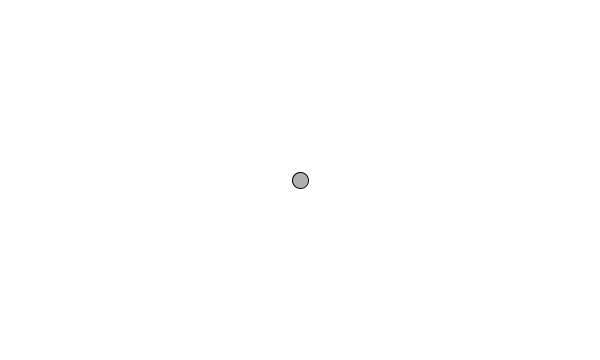
Frame 1 (no input)
Frame 60 (the mouse pressed at the canvas centre just before this capture): identical to frame 1, image omitted
Frame 120 (the mouse held since frame 60 and released just before this capture): identical to frame 1, image omitted

The Processing sketch that drew this single still picture (run headless with seeded random() and noise(); from frame 60 on, the mouse is pressed at the canvas centre):

// Processing sketch: Runner
// ── Runner.pde
class Mover{
 
  PVector location;
  PVector velocity;
  PVector acceleration;
  float topspeed;
  
  
  Mover(){
   
    location = new PVector(width/2,height/2);
    velocity = new PVector(0,0);
    acceleration = new PVector(0,0);
    topspeed = 5;
  }
  
  void update(){
    velocity.add(acceleration);
    velocity.limit(topspeed);
   location.add(velocity); 
   velocity.mult(0.99);

  }
  
  void display(){
   stroke(0);
   fill(175);
   ellipse(location.x,location.y,16,16);
  }
  
  void checkEdges(){
   if (location.x > width){
     location.x = 0;
   }
   else if(location.x < 0){
     location.x = width;
   }
   
   if (location.y > height){
     location.y = 0;
   }
   else if(location.y < 0){
     location.y = height;
   }
  }
}




Mover mover;

void setup(){
  size(600,360);
  mover = new Mover();

}


void draw(){
 
  background(255);
  mover.update();
  mover.checkEdges();
  mover.display();
  println(mover.velocity.mag()+" "+mover.acceleration.mag());
}



void keyPressed() {
  if (key == CODED) {
    if (keyCode == UP) {
        mover.acceleration.add(new PVector(0,-0.01));
    } else if (keyCode == DOWN) {
      mover.acceleration.add(new PVector(0,0.01));

    } 
     else if (keyCode == LEFT) {
      mover.acceleration.add(new PVector(-0.01,0));

    } 
     else if (keyCode == RIGHT) {
      mover.acceleration.add(new PVector(0.01,0));

    } 
  } 
}

void keyReleased(){
 mover.acceleration.mult(0); 

}
